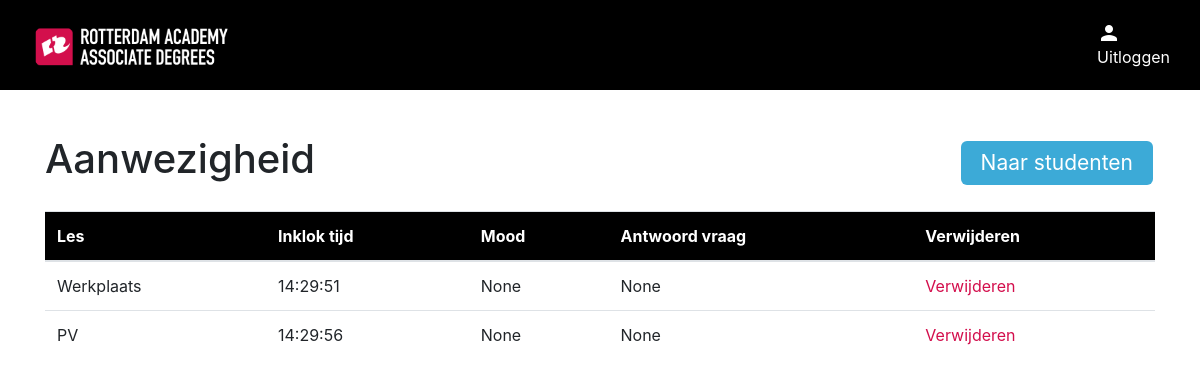
Screenshot of /students/19/aanwezigheid (signed in) with the database file from the repository.
### models/attendanceModel.py (models this page shows)
class Attendance(db.Model):
    __tablename__ = 'attendance'
    id = db.Column(db.Integer, primary_key=True)
    checkin_time = db.Column(DateTime, default=datetime.now, nullable=False)
    status = db.Column(db.String(100), nullable=False)
    mood = db.Column(db.String(100), nullable=True)
    question_answer = db.Column(db.String(200), nullable=True)
    student_id = db.Column(Integer, ForeignKey('user.id'), nullable=False)
    lesson_id = db.Column(db.String(255), ForeignKey('lesson.id'), nullable=False)
    lesson = relationship('Lesson', backref='attendance_list')
    def to_dict(self):
        lesson_obj = self.lesson.to_dict() if self.lesson else None
        return {
            'id': self.id,
            'checkin_time': self.checkin_time,
            'status': self.status,
            'mood': self.mood,
            'question_answer': self.question_answer,
            'student_id': self.student_id,
            'lesson': lesson_obj
        }

### models/lessonModel.py (models this page shows)
class Lesson(db.Model):
    id = db.Column(db.String(255), primary_key=True)
    name = db.Column(db.String(100), nullable=True)
    question = db.Column(db.String(600), nullable=True)
    date = db.Column(db.String(200), nullable=False)
    start_time = db.Column(db.String(200), nullable=False)
    end_time = db.Column(db.String(200), nullable=False)
    attendance_records = relationship('Attendance', backref='lesson_record', cascade='all, delete')
    classes = relationship('LessonClass', backref=db.backref('lesson_record', lazy=True), cascade='all, delete')
    def to_dict(self):
        return {
            'id': self.id,
            'name': self.name,
            'question': self.question,
            'date': self.date,
            'start_time': self.start_time,
            'end_time': self.end_time,
            'classes': [{'id': c.class_id,
                         'name': c.classes.name if c.classes else ''
                         } for c in self.classes],
        }

### routes/studentRoutes.py (the view)
    @app.route('/students/<id>/aanwezigheid', methods=['GET'])
    def attendance_student(id):
        attendances = Attendance.query.filter(Attendance.student_id == id).all()
        attendance_dicts = [attendance.to_dict() for attendance in attendances]
        return render_template("/students/attendance/index.html", id=id, attendances=attendance_dicts)

### templates/students/attendance/index.html (shortened to what this page needs)
{% include "layout.html" %}
{% block content %}
{% include "navigation.html" %}
<div class="container">
    <div class="index" id="attendance">
        <div class="top-content">
            <h1>Aanwezigheid</h1>
            <a href="/studenten_overzicht" class="button">Naar studenten</a>
        </div>
        <table class="table">
            <thead style="background-color: black; color: #fff;">
            <tr>
                <th scope="Les">Les</th>
                <th scope="Checkin-time">Inklok tijd</th>
                <th scope="Checkin-time">Mood</th>
                <th scope="Checkin-time">Antwoord vraag</th>
                <th scope="Delete">Verwijderen</th>
            </tr>
            </thead>
            <tbody>
            {% for attendance in attendances %}
            <tr>
                <td>{{ attendance.lesson.name }}</td>
                <td>{{ attendance.checkin_time.strftime('%H:%M:%S') }}</td>
                <td>{{ attendance.mood }}</td>
                <td>{{ attendance.question_answer }}</td>
                <td><a href="#" data-id="{{ attendance.student_id }}" class="red showDeleteRowModal" data-toggle="modal" data-target="#deleteRowConfirmation">Verwijderen</a>
                </td>
            </tr>
            {% endfor %}
            </tbody>
        </table>
    </div>
</div>
{% endblock %}

### static/css/style.css (style rules this page uses)
:root { --black: #000; --white: #fff; --racRed: #D30E4C; --racBlue: #3CAAD7; --textColor: #272727; }
.container { position: relative; top: 90px; }
.button { background-color: var(--racBlue); border: none; color: var(--white); padding: 6px 20px; text-align: center; display: inline-block; font-size: 21px; margin: 4px 2px; border-radius: 6px; }
.red { color: var(--racRed) !important; }
.index .top-content { display: flex; justify-content: space-between; align-items: center; margin: 45px 0 20px 0; }

### rows the page displays
Attendance: lesson.name "Werkplaats", checkin_time "14:29:51", mood "None", question_answer "None"
Attendance: lesson.name "PV", checkin_time "14:29:56", mood "None", question_answer "None"
